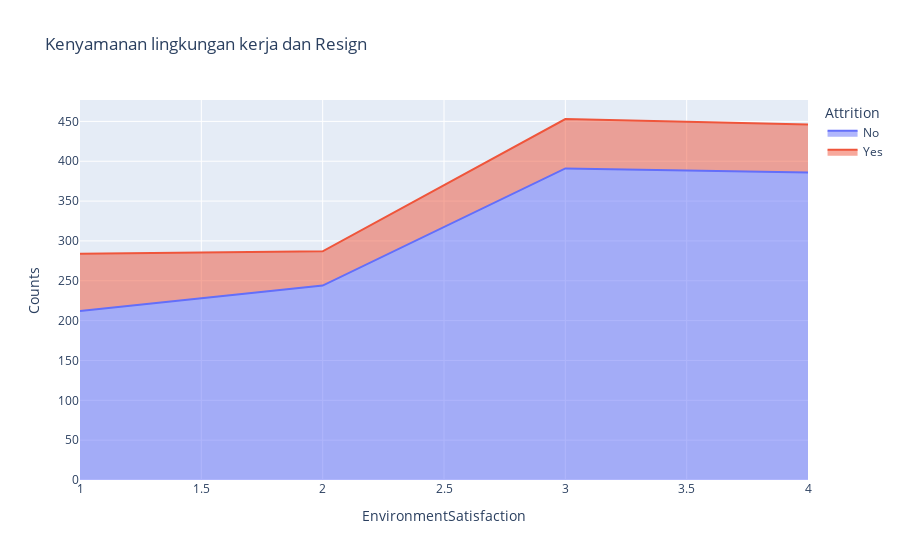

The code cell stored with this chart in its notebook:
### Markdown cell above
Bisa di ambil kesimpulan dari grafik di atas:
1. Pada rate gaji yang sama jumlah karyawan yang meninggalkan perusaahan lebih sedikit dari pada yang tidak meninggalkan perusahaan
2. Data terbanyak karyawan meninggalkan perusahaan adalah pada rate gaji 2000, kemungkinan karyawan tersebut sudah merasakan saatnya mengganti perusahaan dengan harapan bisa mendapatkan gaji lebih besar
3. Di rentan gaji 10.000 ke atas karyawan yang meninggalkan perusahaan secara signifikan berkurang

### Code cell
sats_att=df0.groupby(['EnvironmentSatisfaction','Attrition']).apply(lambda x:x['DailyRate'].count()).reset_index(name='Counts')
px.area(sats_att,x='EnvironmentSatisfaction',y='Counts',color='Attrition',title='Kenyamanan lingkungan kerja dan Resign')

### Figure 1 — Plotly figure (JSON) as saved in the notebook; plotly's stock layout.template omitted (floating-point values rounded to 4 significant figures)
{"data": [{"hovertemplate": "Attrition=No<br>EnvironmentSatisfaction=%{x}<br>Counts=%{y}<extra></extra>", "legendgroup": "No", "line": {"color": "#636efa"}, "marker": {"symbol": "circle"}, "mode": "lines", "name": "No", "orientation": "v", "showlegend": true, "stackgroup": "1", "type": "scatter", "x": [1, 2, 3, 4], "xaxis": "x", "y": [212, 244, 391, 386], "yaxis": "y"}, {"hovertemplate": "Attrition=Yes<br>EnvironmentSatisfaction=%{x}<br>Counts=%{y}<extra></extra>", "legendgroup": "Yes", "line": {"color": "#EF553B"}, "marker": {"symbol": "circle"}, "mode": "lines", "name": "Yes", "orientation": "v", "showlegend": true, "stackgroup": "1", "type": "scatter", "x": [1, 2, 3, 4], "xaxis": "x", "y": [72, 43, 62, 60], "yaxis": "y"}], "layout": {"legend": {"title": {"text": "Attrition"}, "tracegroupgap": 0}, "title": {"text": "Kenyamanan lingkungan kerja dan Resign"}, "xaxis": {"anchor": "y", "domain": [0, 1], "title": {"text": "EnvironmentSatisfaction"}}, "yaxis": {"anchor": "x", "domain": [0, 1], "title": {"text": "Counts"}}}}
